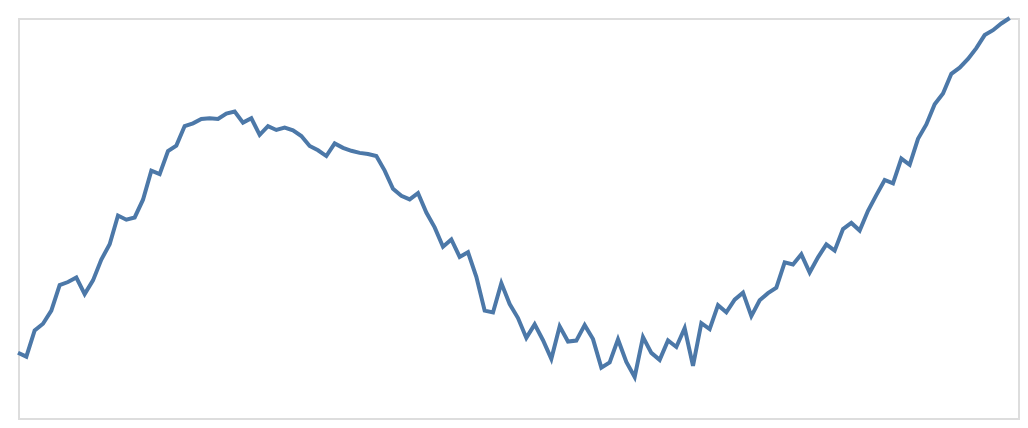

The code cell stored with this chart in its notebook:
### Code cell
plot(1, "line", "data")

### Figure 1 — Vega-Lite specification as saved in the notebook (floating-point values rounded to 4 significant figures)
{"config": {"view": {"continuousWidth": 300, "continuousHeight": 300}}, "data": {"name": "data-583a6cd91cecd0a936e37aa5e8b71f31"}, "mark": {"type": "line"}, "encoding": {"x": {"axis": null, "field": "x", "type": "quantitative"}, "y": {"axis": null, "field": "y", "scale": {"domain": [0, 1]}, "type": "quantitative"}}, "height": 200, "width": 500, "$schema": "https://vega.github.io/schema/vega-lite/v6.1.0.json", "datasets": {"data-583a6cd91cecd0a936e37aa5e8b71f31": [{"x": 0, "y": 0.1633}, {"x": 1, "y": 0.1533}, {"x": 2, "y": 0.2188}, {"x": 3, "y": 0.2357}, {"x": 4, "y": 0.2684}, {"x": 5, "y": 0.3324}, {"x": 6, "y": 0.3399}, {"x": 7, "y": 0.3512}, {"x": 8, "y": 0.3098}, {"x": 9, "y": 0.344}, {"x": 10, "y": 0.396}, {"x": 11, "y": 0.4345}, {"x": 12, "y": 0.5062}, {"x": 13, "y": 0.4958}, {"x": 14, "y": 0.5013}, {"x": 15, "y": 0.5458}, {"x": 16, "y": 0.6181}, {"x": 17, "y": 0.6099}, {"x": 18, "y": 0.6676}, {"x": 19, "y": 0.6809}, {"x": 20, "y": 0.7298}, {"x": 21, "y": 0.7366}, {"x": 22, "y": 0.7477}, {"x": 23, "y": 0.7494}, {"x": 24, "y": 0.7476}, {"x": 25, "y": 0.7611}, {"x": 26, "y": 0.7661}, {"x": 27, "y": 0.7385}, {"x": 28, "y": 0.7494}, {"x": 29, "y": 0.708}, {"x": 30, "y": 0.7294}, {"x": 31, "y": 0.72}, {"x": 32, "y": 0.7259}, {"x": 33, "y": 0.7191}, {"x": 34, "y": 0.7051}, {"x": 35, "y": 0.6802}, {"x": 36, "y": 0.6693}, {"x": 37, "y": 0.6549}, {"x": 38, "y": 0.6866}, {"x": 39, "y": 0.6754}, {"x": 40, "y": 0.668}, {"x": 41, "y": 0.6628}, {"x": 42, "y": 0.6598}, {"x": 43, "y": 0.6551}, {"x": 44, "y": 0.6184}, {"x": 45, "y": 0.573}, {"x": 46, "y": 0.5557}, {"x": 47, "y": 0.5466}, {"x": 48, "y": 0.5623}, {"x": 49, "y": 0.5136}, {"x": 50, "y": 0.4766}, {"x": 51, "y": 0.4283}, {"x": 52, "y": 0.4463}, {"x": 53, "y": 0.4027}, {"x": 54, "y": 0.4144}, {"x": 55, "y": 0.353}, {"x": 56, "y": 0.2684}, {"x": 57, "y": 0.2638}, {"x": 58, "y": 0.3372}, {"x": 59, "y": 0.2848}, {"x": 60, "y": 0.2499}, {"x": 61, "y": 0.2002}, {"x": 62, "y": 0.234}, {"x": 63, "y": 0.1944}, {"x": 64, "y": 0.1479}, {"x": 65, "y": 0.2291}, {"x": 66, "y": 0.1912}, {"x": 67, "y": 0.1935}, {"x": 68, "y": 0.2321}, {"x": 69, "y": 0.1973}, {"x": 70, "y": 0.1259}, {"x": 71, "y": 0.1389}, {"x": 72, "y": 0.1964}, {"x": 73, "y": 0.1402}, {"x": 74, "y": 0.1026}, {"x": 75, "y": 0.2024}, {"x": 76, "y": 0.1628}, {"x": 77, "y": 0.1453}, {"x": 78, "y": 0.1938}, {"x": 79, "y": 0.1776}, {"x": 80, "y": 0.2245}, {"x": 81, "y": 0.1303}, {"x": 82, "y": 0.237}, {"x": 83, "y": 0.2222}, {"x": 84, "y": 0.2821}, {"x": 85, "y": 0.2644}, {"x": 86, "y": 0.2959}, {"x": 87, "y": 0.3133}, {"x": 88, "y": 0.2547}, {"x": 89, "y": 0.2944}, {"x": 90, "y": 0.312}, {"x": 91, "y": 0.3257}, {"x": 92, "y": 0.3892}, {"x": 93, "y": 0.3838}, {"x": 94, "y": 0.4092}, {"x": 95, "y": 0.3637}, {"x": 96, "y": 0.4017}, {"x": 97, "y": 0.4342}, {"x": 98, "y": 0.4184}, {"x": 99, "y": 0.4724}, {"x": 100, "y": 0.4877}, {"x": 101, "y": 0.4686}, {"x": 102, "y": 0.518}, {"x": 103, "y": 0.5573}, {"x": 104, "y": 0.5951}, {"x": 105, "y": 0.5864}, {"x": 106, "y": 0.6485}, {"x": 107, "y": 0.633}, {"x": 108, "y": 0.698}, {"x": 109, "y": 0.7338}, {"x": 110, "y": 0.7844}, {"x": 111, "y": 0.811}, {"x": 112, "y": 0.8604}, {"x": 113, "y": 0.8758}, {"x": 114, "y": 0.8976}, {"x": 115, "y": 0.9245}, {"x": 116, "y": 0.9573}, {"x": 117, "y": 0.9695}, {"x": 118, "y": 0.9863}, {"x": 119, "y": 1.0}]}}
